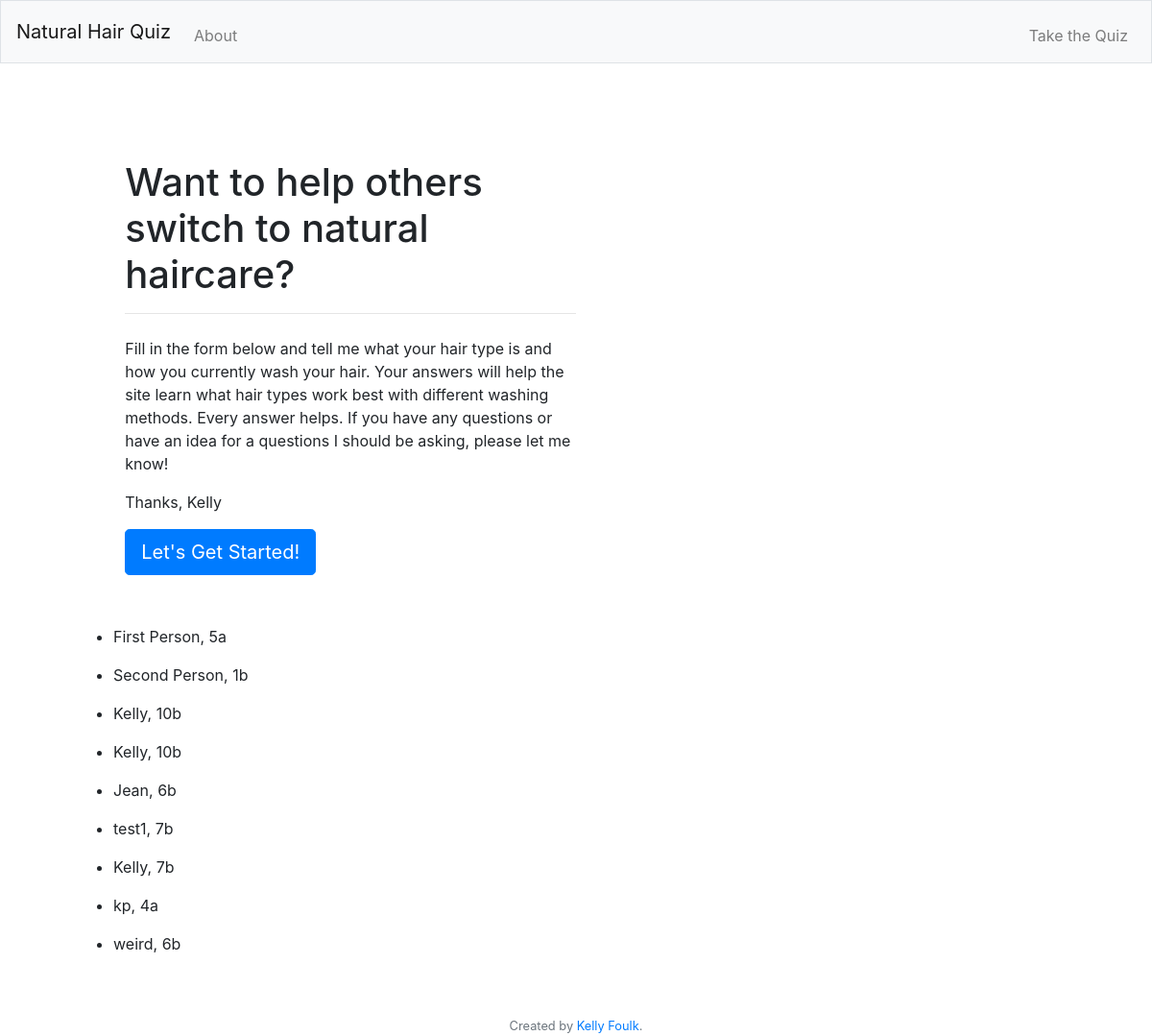
Before: / with the older database file.
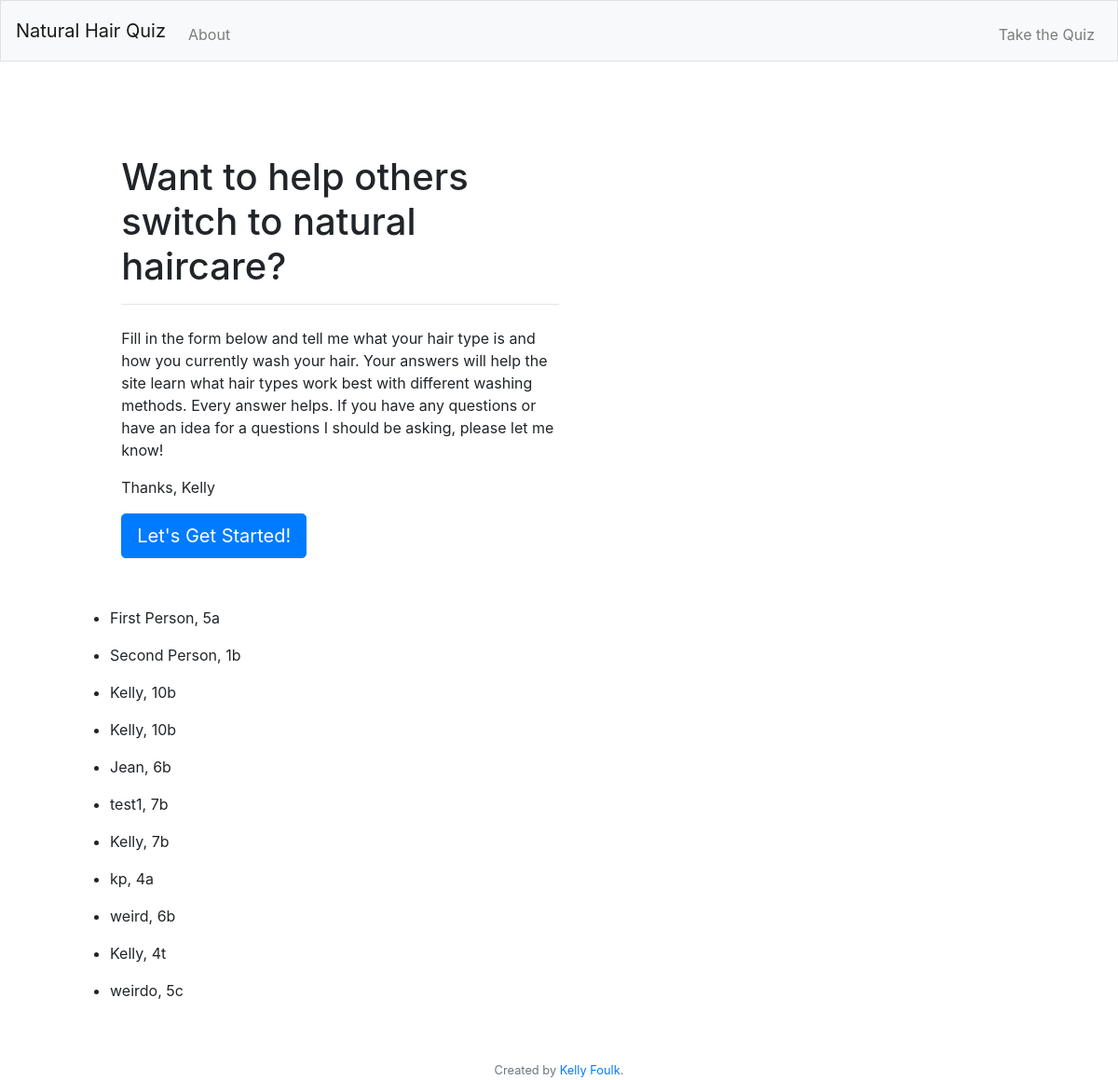
After: the same page with the newer database file.
### tables this page shows
CREATE TABLE experts (
    id INTEGER PRIMARY KEY AUTOINCREMENT,
    created TIMESTAMP NOT NULL DEFAULT CURRENT_TIMESTAMP,
    name TEXT NOT NULL,
    curl TEXT NOT NULL
);

### application.py (the view)
@app.route('/')
def index():
    users = query_db('SELECT * FROM experts')
    return render_template('index.html', users=users)

### application.py (called while the page is built)
def get_db():
    db = sqlite3.connect('database.db')
    db.row_factory = sqlite3.Row
    return db

def query_db(query, args=(), one=False):
    cur = get_db().execute(query, args)
    rv = cur.fetchall()
    cur.close()
    return (rv[0] if rv else None) if one else rv

@app.teardown_appcontext
def close_connection(exception):
    db = getattr(g, '_database', None)
    if db is not None:
        db.close()

@app.after_request
def after_request(response):
    response.headers["Cache-Control"] = "no-cache, no-store, must-revalidate"
    response.headers["Expires"] = 0
    response.headers["Pragma"] = "no-cache"
    return response

### templates/index.html (shortened to what this page needs)
{% extends "layout.html" %}
{% block main %}
<div class="hero-display">
    <div class='hero-text'>
        <h1 class="hero">Want to help others switch to natural haircare?</h1>
        <hr>
        <p> Fill in the form below and tell me what your hair type is and how you currently wash your hair. Your answers will help the site learn what hair types work best with different washing methods. Every answer helps. If you have any questions or have an idea for a questions I should be asking, please let me know!</p>
        <p>Thanks, Kelly</p>
        <a class="btn btn-primary btn-lg" href="/name" role="button">Let's Get Started!</a>
    </div>
</div>
{% for user in users %}
<ul>
    <li>{{user['name']}}, {{user['curl']}}</li>
</ul>
{% endfor %}
{% endblock %}

### templates/layout.html (shortened to what this page needs)
<!DOCTYPE html>
<html lang="en">
    <head>
        <link href="https://maxcdn.bootstrapcdn.com/bootstrap/4.1.3/css/bootstrap.min.css" rel="stylesheet">
        <link href="/static/style.css" rel="stylesheet">
    </head>
    <body>
        <nav class="navbar navbar-expand-md navbar-light bg-light border">
            <a class="navbar-brand" href="/">Natural Hair Quiz</a>
            <div class="collapse navbar-collapse" id="navbar">
                <ul class="navbar-nav mr-auto mt-2">
                    <li class="nav-item"><a class="nav-link" href="/about">About</a></li>
                </ul>
                <ul class="navbar-nav ml-auto mt-2">
                    <li class="nav-item" id='take-quiz'><a class="nav-link" href="/quiz">Take the Quiz</a></li>
                </ul>
            </div>
        </nav>
        <main class="container p-5">
            {% block main %}{% endblock %}
        </main>
        <footer class="small text-center text-muted">
            Created by <a href="https://www.linkedin.com/in/kelly-foulk-a8a9a167/">Kelly Foulk</a>.
        </footer>
    </body>
</html>

### static/style.css (style rules this page uses)
.hero-display { padding: 10% 5%; }
hr { padding: .25em; }
@media only screen and (min-width: 768px) { .hero-text { max-width: 50%; } }
@media only screen and (min-width: 768px) { .hero-display { padding: 5%; } }

Changed rows visible on the page:
added experts: name "Kelly", curl "4t"
added experts: name "weirdo", curl "5c"
